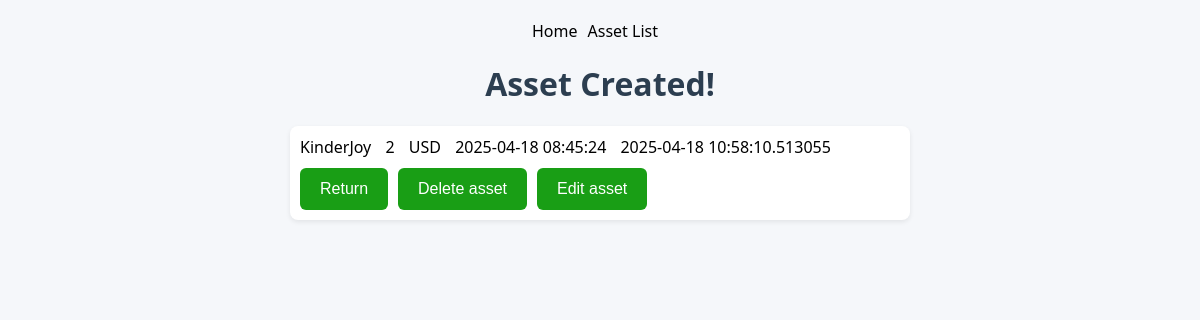
Screenshot of /asset/3 with the database file from the repository.
### base.py (models this page shows)
class Asset(db.Model): # Majątek
  __tablename__ = 'assets'
  id = db.Column(db.Integer, primary_key=True)
  name = db.Column(db.String(50), nullable=False)
  value = db.Column(db.Integer, nullable=False)
  currency = db.Column(db.String(3), nullable=False)
  is_pln = db.Column(db.Boolean, default=False)
  time_created = db.Column(db.DateTime(timezone=True), default=lambda: datetime.now(LOCAL_TIMEZONE))
  time_updated = db.Column(db.DateTime(timezone=True), onupdate=lambda: datetime.now(LOCAL_TIMEZONE))

### app.py (the view)
@app.route("/asset/<int:id>", methods=["GET", "POST"])
def asset_detail(id):
    asset = db.get_or_404(Asset, id)
    if request.method == "POST":
        return redirect(url_for("asset_list"))
    return render_template("asset/detail.html", asset=asset)

### templates/asset/detail.html (shortened to what this page needs)
<!DOCTYPE html>
<html lang="en">
<head>
    <link rel="stylesheet" href="{{ url_for('static', filename='style.css') }}">
</head>
<body>
    <div class="nav-buttons">
        <a href="{{ url_for('home') }}">Home</a>
        <a href="{{ url_for('asset_list') }}">Asset List</a>
    </div>
    <h1>Asset Created!</h1>
    <ul>
    <li>
        <div>
            <a>{{ asset.name | safe}}</a>
            <a>{{ asset.value | safe}}</a>
            <a>{{ asset.currency | safe}}</a>
            <a>{{ asset.time_created | safe}}</a>
            {% if asset.time_updated != None %}
                <a>{{ asset.time_updated | safe }}</a>
            {% endif %}
        </div>
        <div style="display: flex; gap: 10px; padding-top: 10px">
            <form method="post" action="{{ url_for('asset_detail', id=asset.id) }}">
                <button type="submit">Return</button>
            </form>
            <form method="post" action="{{ url_for('asset_delete', id=asset.id) }}">
                <button type="submit">Delete asset</button>
            </form>
            <form action="{{ url_for('asset_edit', id=asset.id) }}">
                <button type="submit">Edit asset</button>
            </form>
        </div>
    </li>
    </ul>
</body>
</html>

### static/style.css (style rules this page uses)
body { font-family: 'Segoe UI', Tahoma, Geneva, Verdana, sans-serif; background-color: #f5f7fa; color: #333; margin: 0; padding: 0; }
h1 { color: #2c3e50; text-align: center; margin-top: 20px; }
.nav-buttons { padding-top: 20px; display: flex; flex-direction: row; justify-content: center; align-items: center; width: 100%; }
button { background-color: #199e15; color: white; padding: 12px 20px; border: none; border-radius: 6px; cursor: pointer; font-size: 16px; }
a { text-decoration: none; color: #000000; margin-right: 10px; }
ul { list-style: none; padding: 0; }
li { padding: 10px; background: #fff; margin: 10px auto; border-radius: 8px; max-width: 600px; box-shadow: 0 2px 5px rgba(0,0,0,0.08); }

### rows the page displays
Asset: name "KinderJoy", value "2", currency "USD", time_created "2025-04-18 08:45:24", time_updated "2025-04-18 10:58:10.513055"
